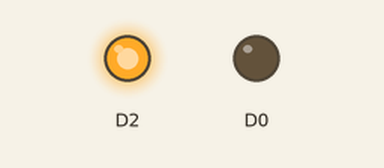
Simulated run of this sketch. Board: ESP8266 (NodeMCU). On the bench: output pins drawn as LEDs (lit = HIGH).

Above: at 0.5 s.
At 2.5 s:
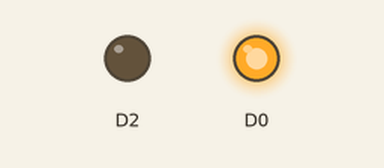
At 3.5 s:
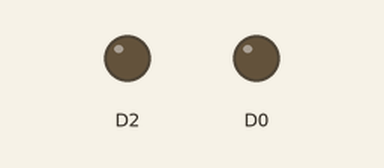
Timing chart, 0 to 5.2 s (numbered marks = the images above):
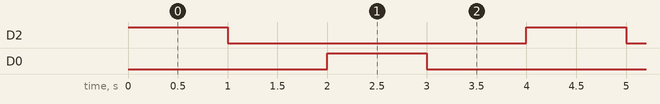

Measured:
- by itself, D2, D0: alternates HIGH for 1.0 s and LOW for 3.0 s
- by itself, everything shown: repeats every 4.0 s, in 4 steps

The sketch:

sketch_sep22a.ino
```cpp
void setup() {
  // initialize digital pin 13 as an output.
  pinMode(D2, OUTPUT);
  pinMode(16, OUTPUT);
}

// the loop function runs over and over again forever
void loop() {
  digitalWrite(D2, HIGH);   // turn the LED on (HIGH is the voltage level)
  delay(1000);              // wait for a second
  digitalWrite(D2, LOW);    // turn the LED off by making the voltage LOW
  delay(1000);              // wait for a second

  digitalWrite(16, HIGH);   // turn the LED on (HIGH is the voltage level)
  delay(1000);              // wait for a second
  digitalWrite(16, LOW);    // turn the LED off by making the voltage LOW
  delay(1000);              // wait for a second

}
```
